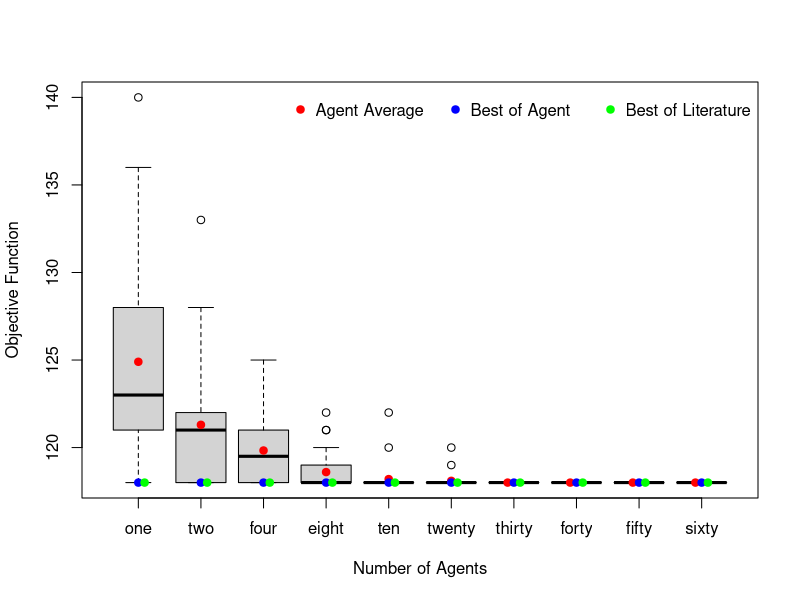
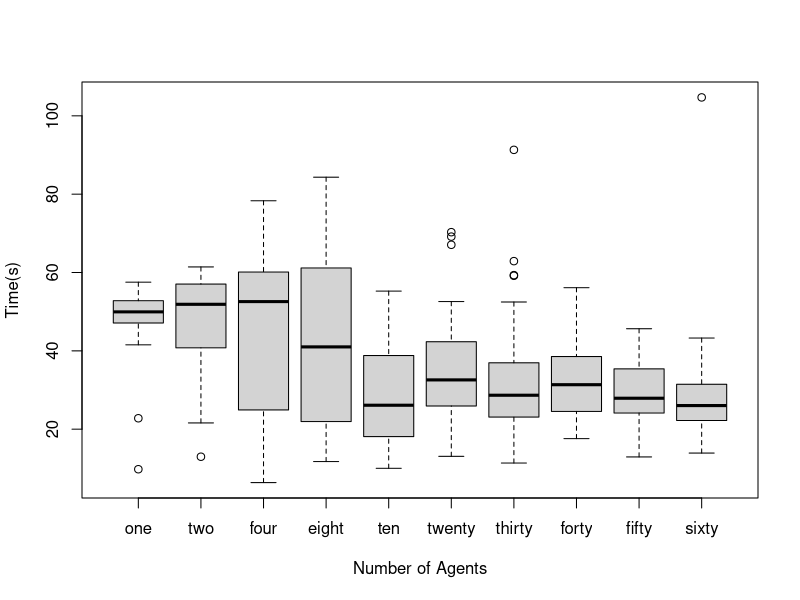

Source code (R) for these figures, in order:
instance <- "I_50_10_S_1-99_1"

  dados <- read.csv("results_50.csv", sep = ",", dec = ".");

  d_1 <- dados[dados$instance == instance & dados$metodo == "OneAgent", c("fitness", "time")]
  d_2 <- dados[dados$instance == instance & dados$metodo == "TwoAgent", c("fitness", "time")]
  d_4 <- dados[dados$instance == instance & dados$metodo == "FourAgent", c("fitness", "time")]
  d_8 <- dados[dados$instance == instance & dados$metodo == "EightAgent", c("fitness", "time")]
  d_10 <- dados[dados$instance == instance & dados$metodo == "TenAgent", c("fitness", "time")]
  d_20 <- dados[dados$instance == instance & dados$metodo == "TwentyAgent", c("fitness", "time")]
  d_30 <- dados[dados$instance == instance & dados$metodo == "ThirtyAgent", c("fitness", "time")]
  d_40 <- dados[dados$instance == instance & dados$metodo == "FortyAgent", c("fitness", "time")]
  d_50 <- dados[dados$instance == instance & dados$metodo == "FiftyAgent", c("fitness", "time")]
  d_60 <- dados[dados$instance == instance & dados$metodo == "SixtyAgent", c("fitness", "time")]
  
  melhor <- read.delim("instances_pmp2.txt");
  
  dados <-data.frame(one = d_1$fitness,
                     two = d_2$fitness,
                     four = d_4$fitness,
                     eight = d_8$fitness,
                     ten = d_10$fitness,
                     twenty = d_20$fitness,
                     thirty = d_30$fitness,
                     forty = d_40$fitness,
                     fifty = d_50$fitness,
                     sixty = d_60$fitness)
  boxplot(dados, xlab = "Number of Agents", ylab = "Objective Function")
  
  points.default(1,mean(dados$one),col = "red", pch = 19)
  points.default(1,min(dados$one),col = "blue", pch = 19)
  points.default(1.1,melhor[melhor$instance == instance, 4],col = "green", pch = 19)
  points.default(2,mean(dados$two),col = "red", pch = 19)
  points.default(2,min(dados$two),col = "blue", pch = 19)
  points.default(2.1,melhor[melhor$instance == instance, 4],col = "green", pch = 19)
  points.default(3,mean(dados$four),col = "red", pch = 19)
  points.default(3,min(dados$four),col = "blue", pch = 19)
  points.default(3.1,melhor[melhor$instance == instance, 4],col = "green", pch = 19)
  points.default(4,mean(dados$eight),col = "red", pch = 19)
  points.default(4,min(dados$eight),col = "blue", pch = 19)
  points.default(4.1,melhor[melhor$instance == instance, 4],col = "green", pch = 19)
  points.default(5,mean(dados$ten),col = "red", pch = 19)
  points.default(5,min(dados$ten),col = "blue", pch = 19)
  points.default(5.1,melhor[melhor$instance == instance, 4],col = "green", pch = 19)
  points.default(6,mean(dados$twenty),col = "red", pch = 19)
  points.default(6,min(dados$twenty),col = "blue", pch = 19)
  points.default(6.1,melhor[melhor$instance == instance, 4],col = "green", pch = 19)
  points.default(6.9,mean(dados$thirty),col = "red", pch = 19)
  points.default(7,min(dados$thirty),col = "blue", pch = 19)
  points.default(7.1,melhor[melhor$instance == instance, 4],col = "green", pch = 19)
  points.default(7.9,mean(dados$forty),col = "red", pch = 19)
  points.default(8,min(dados$forty),col = "blue", pch = 19)
  points.default(8.1,melhor[melhor$instance == instance, 4],col = "green", pch = 19)
  points.default(8.9,mean(dados$fifty),col = "red", pch = 19)
  points.default(9,min(dados$fifty),col = "blue", pch = 19)
  points.default(9.1,melhor[melhor$instance == instance, 4],col = "green", pch = 19)
  points.default(9.9,mean(dados$sixty),col = "red", pch = 19)
  points.default(10,min(dados$sixty),col = "blue", pch = 19)
  points.default(10.1,melhor[melhor$instance == instance, 4],col = "green", pch = 19)
  legend("topright",inset=c(0,0.018), legend = c("Agent Average", "Best of Agent", "Best of Literature"), col=c("red", "blue", "green"), pch = 19, xpd=TRUE, horiz=TRUE, bty="n")
  
  tempo <-data.frame(one = d_1$time,
                     two = d_2$time,
                     four = d_4$time,
                     eight = d_8$time,
                     ten = d_10$time,
                     twenty = d_20$time,
                     thirty = d_30$time,
                     forty = d_40$time,
                     fifty = d_50$time,
                     sixty = d_60$time)
  
  boxplot(tempo, ylab = "Time(s)", xlab = "Number of Agents")
  